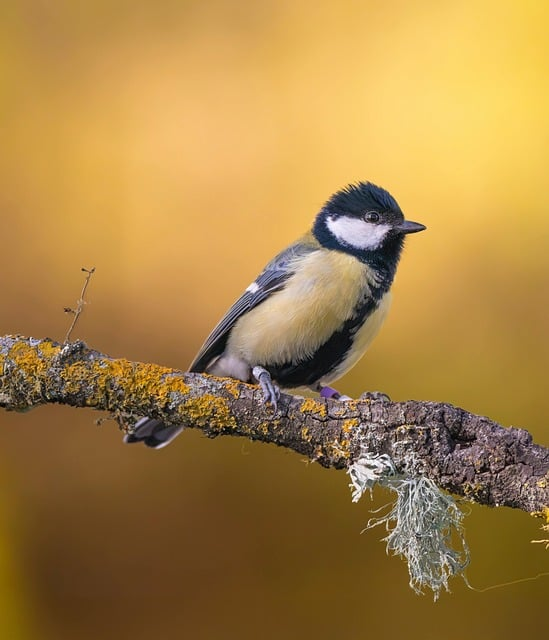
#> input picture ComputerVision/data/img2.jpg, 549 x 640 px, found by its file name
$ python 06_automationTer2.py
#> lines starting #> are read from the running program, lines starting #| are printed output that depends on the picture
import cv2
import numpy as np

image_path = "../data/img2.jpg"
image = cv2.imread(image_path)
#> image is the input picture: shape (640, 549, 3); mean B, G, R 70.5, 130.9, 167.2

if image is None:
    print("Error : Impossible to load image. Path problem")
    exit()

# gaussian effect
blurred_img = cv2.GaussianBlur(image, (15, 15), 0)
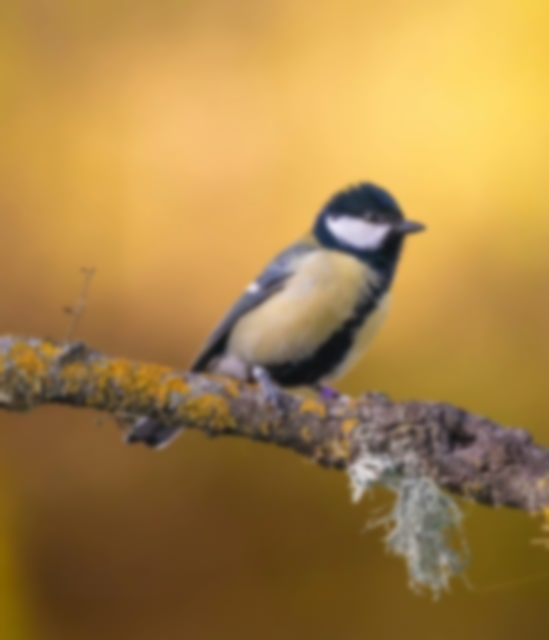
#> blurred_img: shape (640, 549, 3); mean B, G, R 70.5, 130.9, 167.2

# 2 images in same canal
if len(image.shape) == 2:  # Images in NG
    blurred_img = cv2.cvtColor(blurred_img, cv2.COLOR_GRAY2BGR)

# 2 images concatenate horizontaly
combined = np.hstack((image, blurred_img))
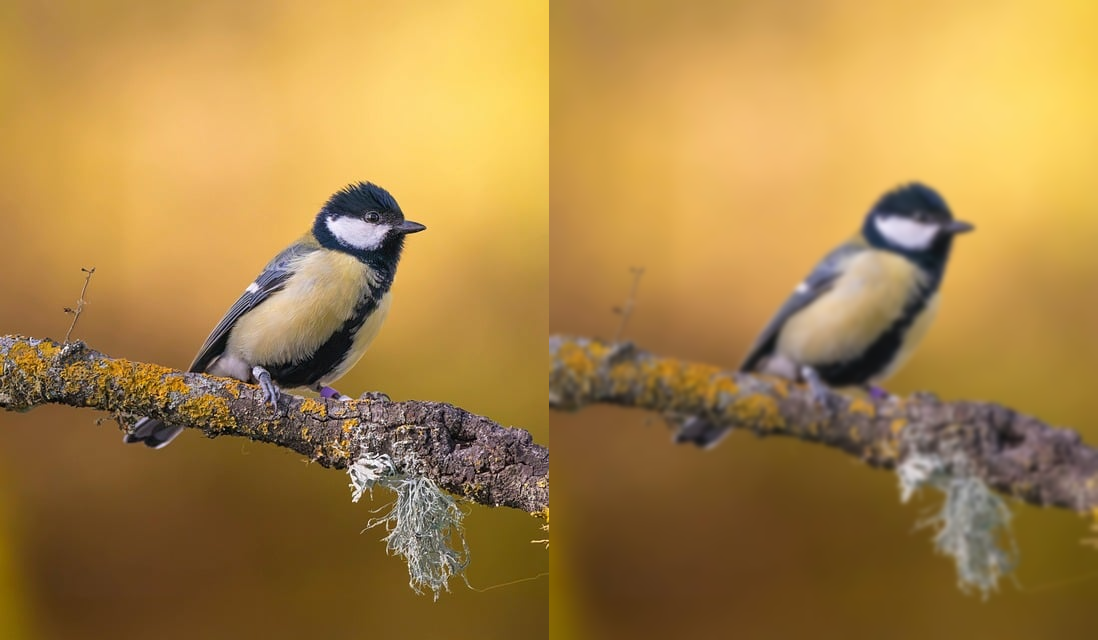
#> combined: shape (640, 1098, 3); mean B, G, R 70.5, 130.9, 167.2

# Display
cv2.imshow("Original & Blurred Images", combined)
cv2.waitKey(0)
cv2.destroyAllWindows()

$ run again, with ComputerVision/data/img1.jpg copied over ComputerVision/data/img2.jpg
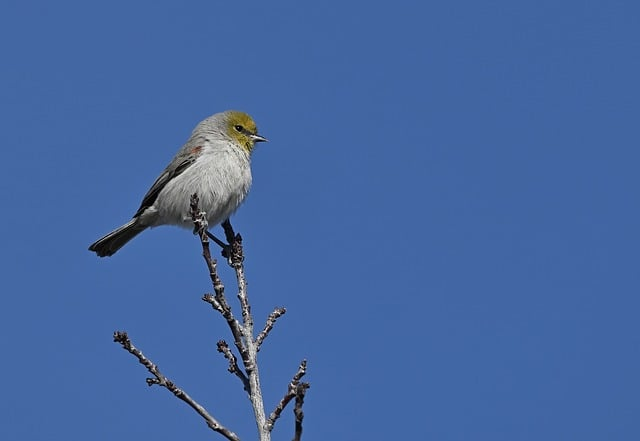
#> input picture ComputerVision/data/img1.jpg, 640 x 441 px, found by its file name
#> image is the input picture: shape (441, 640, 3); mean B, G, R 159.8, 102.6, 68.8
#> `blurred_img = cv2.GaussianBlur(image, (15, 15), 0)`:
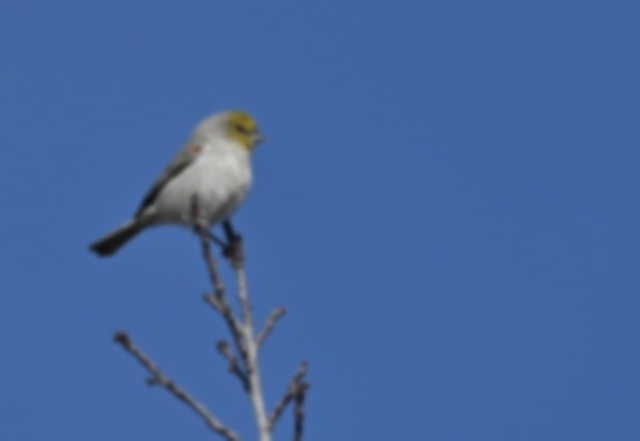
#> blurred_img: shape (441, 640, 3); mean B, G, R 159.8, 102.6, 68.8
#> `combined = np.hstack((image, blurred_img))`:
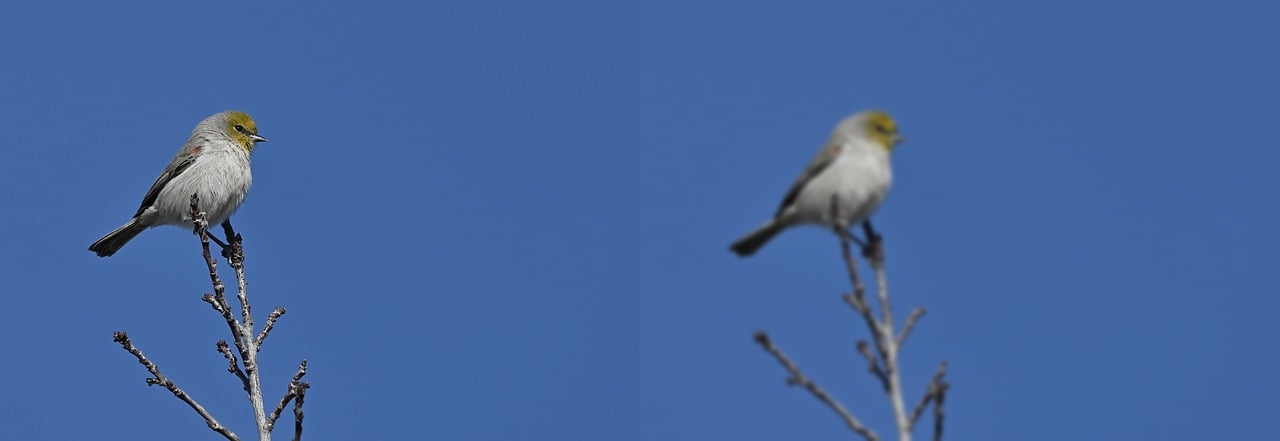
#> combined: shape (441, 1280, 3); mean B, G, R 159.8, 102.6, 68.8

$ run again, with ComputerVision/data/img4.jpg copied over ComputerVision/data/img2.jpg
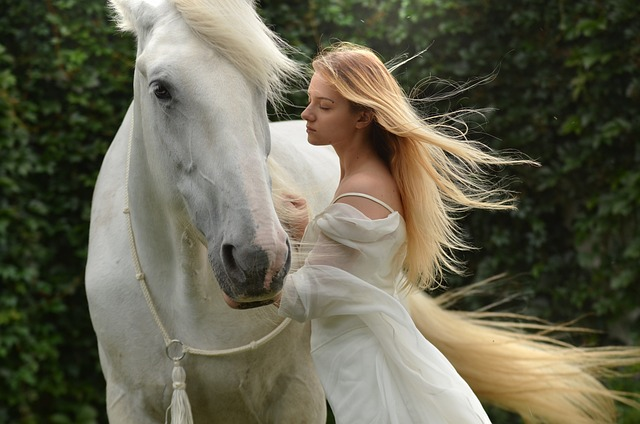
#> input picture ComputerVision/data/img4.jpg, 640 x 424 px, found by its file name
#> image is the input picture: shape (424, 640, 3); mean B, G, R 80.3, 99.5, 101.7
#> `blurred_img = cv2.GaussianBlur(image, (15, 15), 0)`:
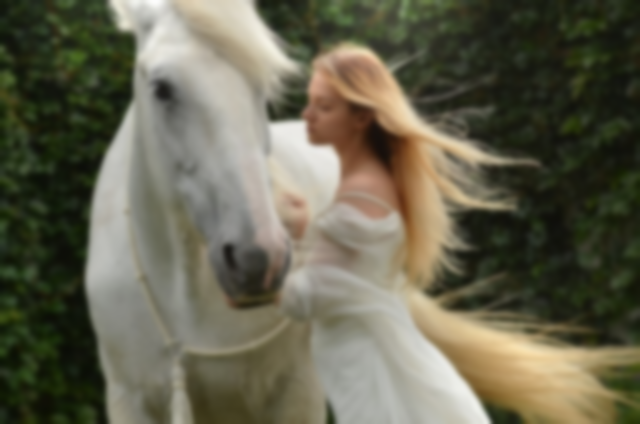
#> blurred_img: shape (424, 640, 3); mean B, G, R 80.3, 99.5, 101.7
#> `combined = np.hstack((image, blurred_img))`:
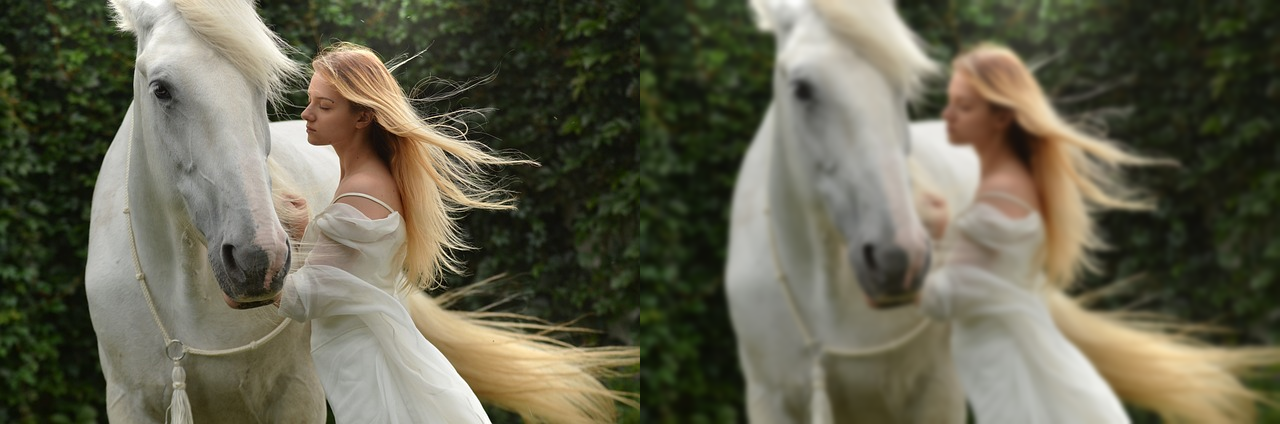
#> combined: shape (424, 1280, 3); mean B, G, R 80.3, 99.5, 101.7
